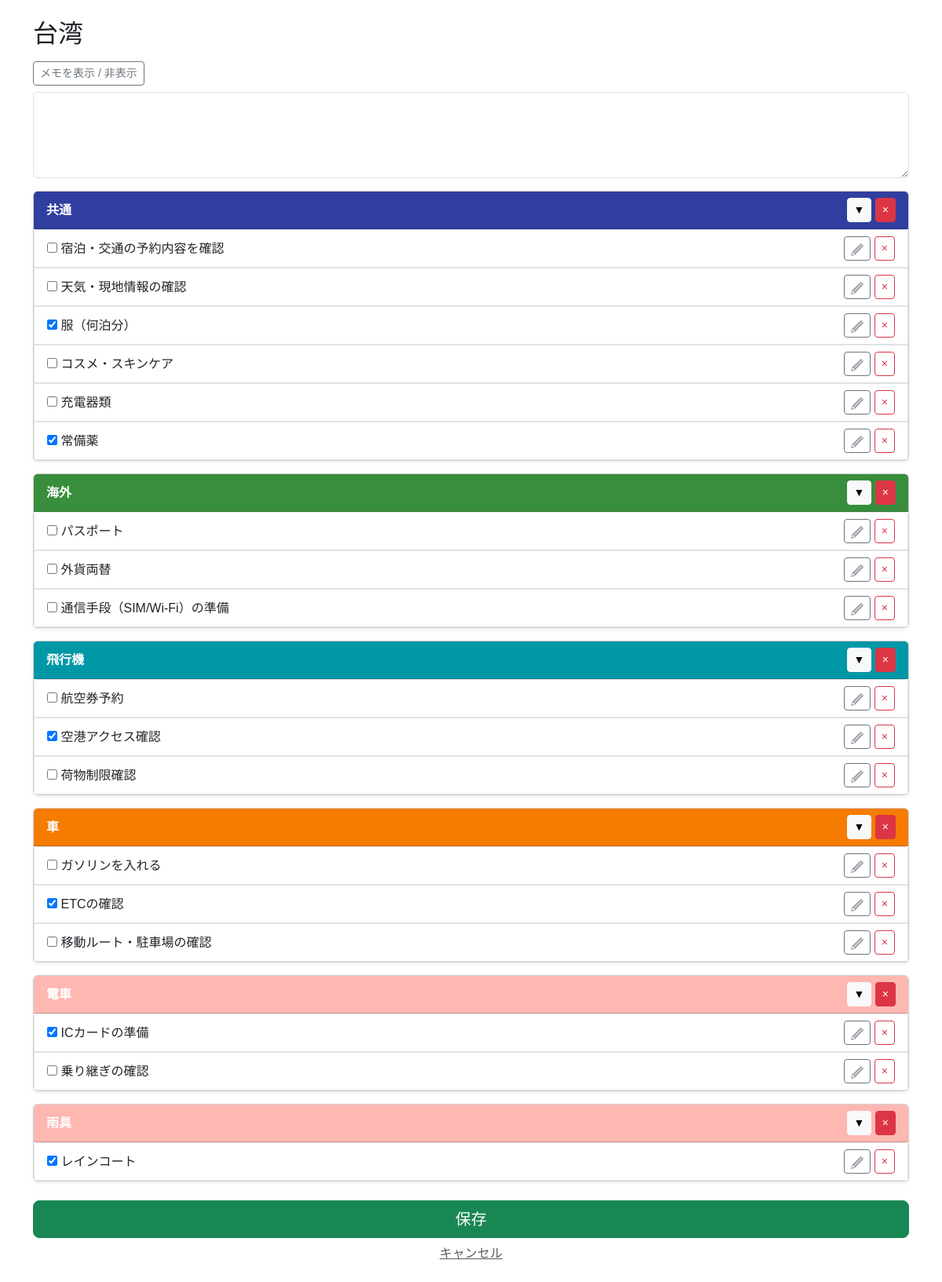
Before: /template/61/old_copy/ with the older database file.
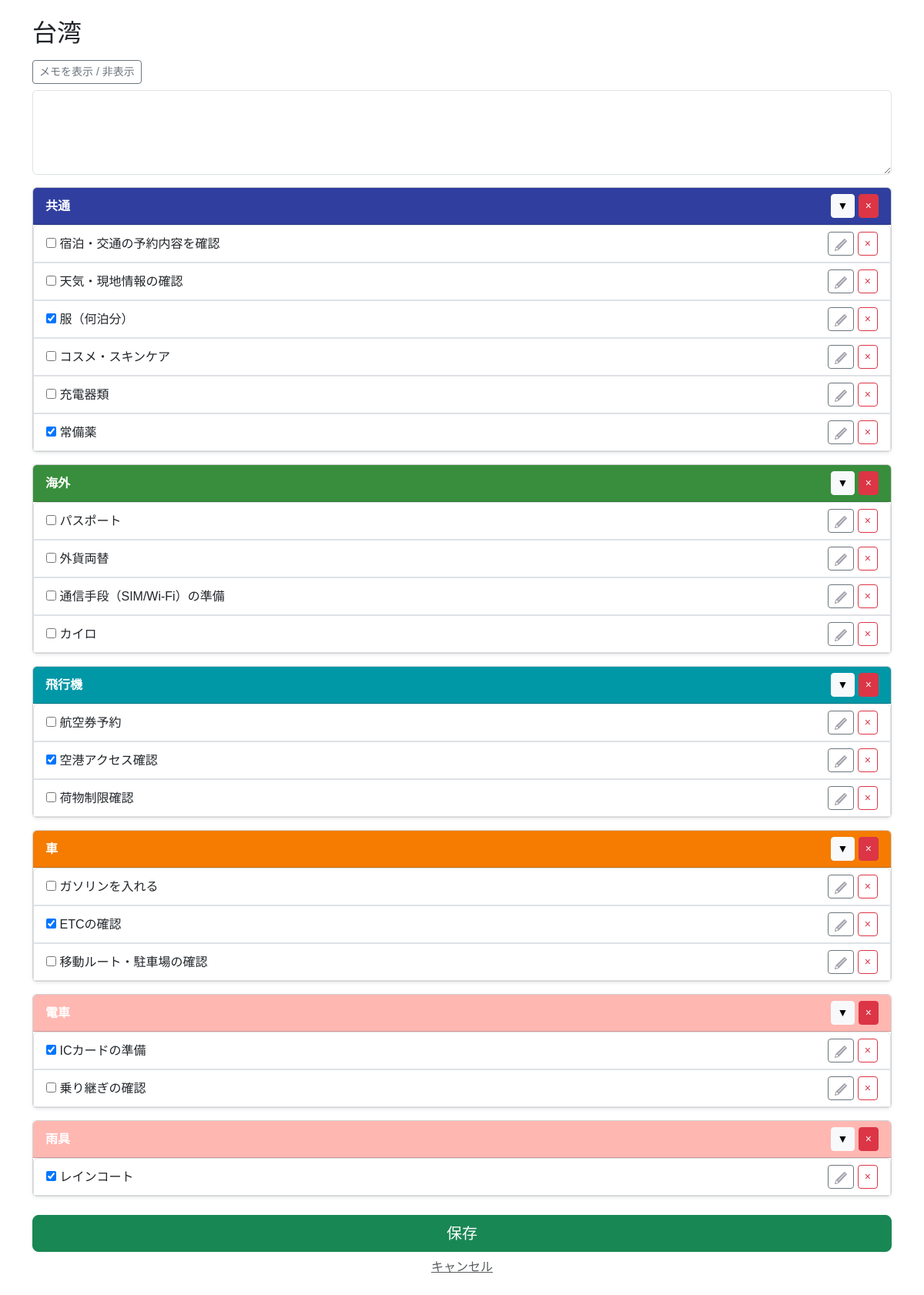
After: the same page with the newer database file.
### app/models/template.py (models this page shows, shortened)
class TravelCategory(models.Model):
    class TravelType(models.IntegerChoices):
        AUTO  = 0, _("初期作成")
        CUSTOM = 1, _("ユーザー追加")
    class CategoryColor(models.IntegerChoices):
        PINK       = 0, "#e91e63ff"
        LIGHT_PINK = 1, "#ffb7b2fe"
        ORANGE     = 2, "#f57c00ff"
        GREEN      = 3, "#388e3cff"
        CYAN       = 4, "#0097a7ff"
        BLUE       = 5, "#303f9ffe"
        BROWN      = 6, "#795548ff"
        PURPLE     = 7, "#7b1fa2ff"
    template = models.ForeignKey(
        Template,
        on_delete=models.CASCADE,
        verbose_name=_("テンプレートID")
    )
    category_name = models.CharField(
        max_length=50,
        verbose_name=_("分類名")
    )
    travel_type = models.IntegerField(
        choices=TravelType.choices,
        verbose_name=_("分類タイプ")
    )
    category_color = models.IntegerField(
        choices=CategoryColor.choices,
        verbose_name=_("分類カラー")
    )
    created_at = models.DateTimeField(
         auto_now_add=True,
         verbose_name=_("作成日")
         )
    updated_at = models.DateTimeField(
        auto_now=True,
        verbose_name=_("更新日")
        )
    class Meta:
      verbose_name = _("旅行の分類")

class TravelItem(models.Model):
    class ItemChecked(models.IntegerChoices):
        NO  = 0, _("NO")
        YES = 1, _("YES")
    travel_category = models.ForeignKey(
        TravelCategory,
        on_delete=models.CASCADE,
        verbose_name=_("旅行の分類ID")
    )
    item_name = models.CharField(
        max_length=128,
        verbose_name=_("項目名")
    )
    item_checked = models.IntegerField(
        choices=ItemChecked.choices,
        verbose_name=_("チェック済み項目")
    )
    created_at = models.DateTimeField(
         auto_now_add=True,
         verbose_name=_("作成日")
         )
    updated_at = models.DateTimeField(
        auto_now=True,
        verbose_name=_("更新日")
        )
    class Meta:
      verbose_name = _("旅行の項目")

### app/views/new_travel/template_edit2.py (the view, shortened to what this page needs)
# urls.py: path('template/<int:template_id>/old_copy/',old_template_copy,name='old_template_copy'),
def old_template_copy(request, template_id):
    template = get_object_or_404(Template, id=template_id)
    categories = TravelCategory.objects.filter(template=template)
    return render(request, "new_travel/old_template.html", {
        "template": template,
        "categories": categories,
    })

### templates/new_travel/old_template.html (shortened to what this page needs)
{% extends 'base.html' %}
{% load static %}
{% block content %}
<div class="container mt-4">
    <h2 class="mb-3">{{ template.travel_info.travel_title }}</h2>
    <div class="mb-3">
        <button class="btn btn-outline-secondary btn-sm"
                data-bs-toggle="collapse"
                data-bs-target="#memoArea">
            メモを表示 / 非表示
        </button>
        <div id="memoArea" class="collapse show mt-2">
            <textarea name="memo" class="form-control" rows="4">{{ template.memo }}</textarea>
        </div>
    </div>
    <form method="POST">
        {% for cat in categories %}
        <div class="card mb-3 shadow-sm">
            <div class="card-header d-flex justify-content-between align-items-center"
                 style="background-color: {{ cat.get_category_color_display }}; color: white;">
                <strong>{{ cat.category_name }}</strong>
                <div>
                    <button type="button"
                            class="btn btn-sm btn-light"
                            data-bs-toggle="collapse"
                            data-bs-target="#cat{{ cat.id }}">
                        ▼
                    </button>
                    <button type="submit"
                            name="delete_category"
                            value="{{ cat.id }}"
                            class="btn btn-sm btn-danger">
                        ×
                    </button>
                </div>
            </div>
            <ul id="cat{{ cat.id }}" class="list-group collapse show">
                {% for item in cat.travelitem_set.all %}
                <li class="list-group-item d-flex justify-content-between align-items-center">
                    <div>
                        <input type="checkbox"
                               name="item_checked_{{ item.id }}"
                               {% if item.item_checked %}checked{% endif %}>
                        {{ item.item_name }}
                    </div>
                    <div>
                        <button type="button"
                                class="btn btn-sm btn-outline-secondary"
                                data-bs-toggle="modal"
                                data-bs-target="#editItem{{ item.id }}">
                            <img src="{% static 'tabipre/icons/edit.png' %}" alt="編集" style="width:16px; height:16px;">
                        </button>
                        <button type="submit"
                                name="delete_item"
                                value="{{ item.id }}"
                                class="btn btn-sm btn-outline-danger">
                            ×
                        </button>
                    </div>
                </li>
                {% endfor %}
            </ul>
        </div>
        {% endfor %}
        <div class="text-center mt-4">
            <button type="submit" class="btn btn-success btn-lg w-100">
                保存
            </button>
        </div>
        <div class="text-center mt-2">
            <a href="{% url 'app:home' %}" class="text-muted">キャンセル</a>
        </div>
    </form>
</div>
{% endblock %}

Changed rows visible on the page:
added TravelItem: item_name "カイロ", {{ item.id }} 675 (drawn), shown under TravelCategory "海外"
